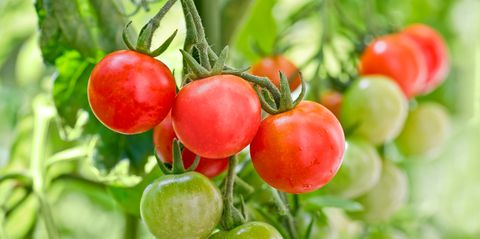
#> input picture tomatoes.jpg, 480 x 239 px, found by its file name
$ python EDGE_DETECTION_CANNY.py
#> lines starting #> are read from the running program, lines starting #| are printed output that depends on the picture; after the words box and inside, x2 and y2 are one past the last pixel; in counts of white or black regions, pixels touching at a corner belong together
# -*- coding: utf-8 -*-
"""
Created on Thu Oct 18 01:33:12 2018

@author: MD SAIF UDDIN
"""

#import numpy as np
import cv2

img = cv2.imread('C:\\Users\\SAMEER\\Desktop\\tomatoes.jpg', 1)
#> img is the input picture: shape (239, 480, 3); mean B, G, R 78.9, 154.7, 166.5

hsv = cv2.cvtColor(img, cv2.COLOR_BGR2HSV)
#> hsv: shape (239, 480, 3); mean H, S, V 32.9, 154, 188.3
res, thresh = cv2.threshold(hsv[:, :, 0], 25, 255, cv2.THRESH_BINARY_INV)
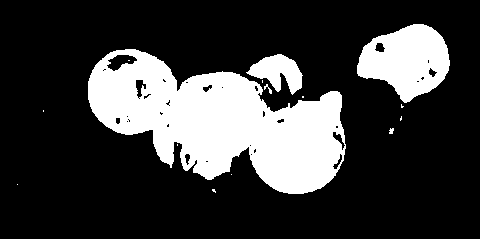
#> thresh: shape (239, 480); 23.5% white; 15 white regions (10 under 20 px), largest, box (x1, y1, x2, y2) and area: (88, 49, 346, 194) 20880, (357, 24, 450, 103) 4743, (246, 54, 303, 95) 1246, (264, 84, 272, 94) 29, (389, 128, 394, 134) 23
cv2.imshow("Thresh", thresh)

edges = cv2.Canny(img, 100, 70)
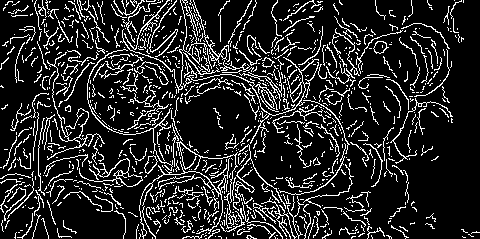
#> edges: shape (239, 480); 15% white in thin lines or dots
cv2.imshow("CAnny", edges)

cv2.waitKey(0)
cv2.destroyAllWindows()
